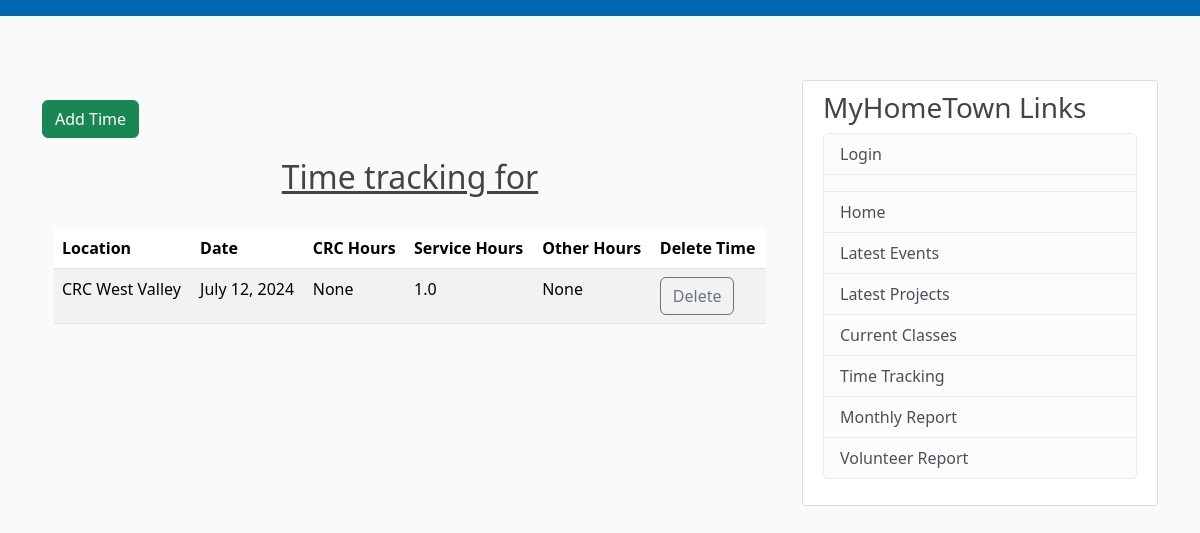
Screenshot of /private/time/ with the database file from the repository.
### common/models.py (models this page shows, shortened)
class TimeTrack(models.Model):
    location = models.CharField(max_length=255)
    date = models.DateField(default=timezone.now)
    date_posted = models.DateTimeField(default=timezone.now)
    crc = models.FloatField(null=True, blank=True)
    service = models.FloatField(null=True, blank=True)
    other = models.FloatField(null=True, blank=True)
    author = models.ForeignKey(User, on_delete=models.CASCADE)

### private/views.py (the view)
# urls.py: path('time/', TimeListView.as_view(), name="time-list"),
class TimeListView(ListView):
    model = TimeTrack
    template_name = 'time/time_list.html'
    context_object_name = 'times'
    ordering = ['-date', '-date_posted']

### private/templates/time/time_list.html (shortened to what this page needs)
{% extends "private/base.html" %}
{% block content %}
<p>
  <li class="btn btn-success btn=sm mt-1 mb-1"><a class="nav-item nav-link" href="{% url 'time-create' %}">Add Time</a></li>
</p>
<div class="container">
  <h2 class="text-center"><u>Time tracking for {{ user.get_username }}</u></h2><br>
  <table class="table table-striped">
    <thead>
      <tr>
        <th>Location</th>
        <th>Date</th>
        <th>CRC Hours</th>
        <th>Service Hours</th>
        <th>Other Hours</th>
        <th>Delete Time</th>
      </tr>
    </thead>
    <tbody>
    {% if times %}
      {% for time in times %}
        <tr>
          <td>{{ time.location }}</td>
          <td>{{ time.date }}</td>
          <td>{{ time.crc }}</td>
          <td>{{ time.service }}</td>
          <td>{{ time.other }}</td>
          <td><a class="btn btn-outline-secondary" href="{% url 'time-delete' time.id %}">Delete</a></td>
        </tr>
      {% endfor %}
    {% else %}
      <td colspan="6">No time recorded</td>
    {% endif %}
    </tbody>
  </table>
</div>
{% endblock %}

### private/static/private/main.css (style rules this page uses)
body { background: #fafafa; color: #333333; margin-top: 5rem; }
h1, h2, h3, h4, h5, h6 { color: #444444; }

### rows the page displays
TimeTrack: location "CRC West Valley", date "July 12, 2024", crc "None", service "1.0", other "None"
